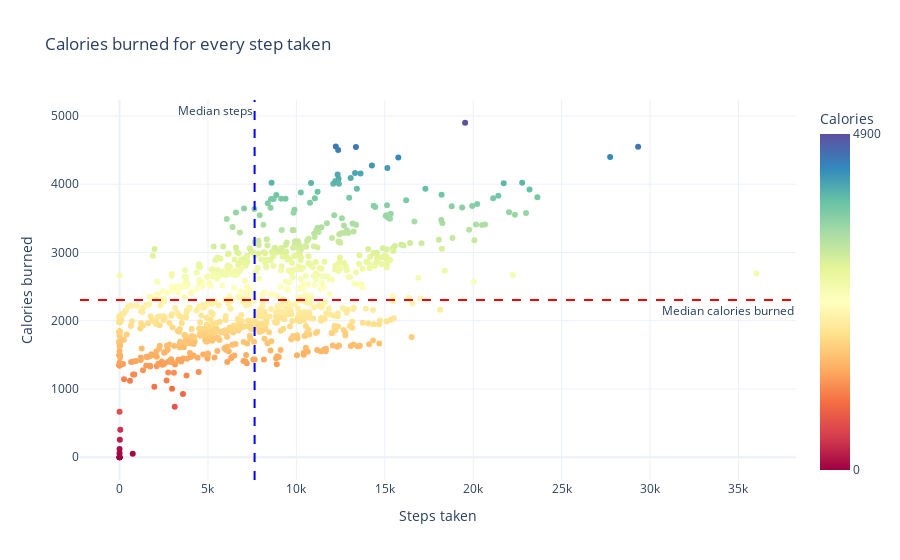

Source (notebook cell):
### Code cell
import plotly.express as px
import pandas as pd

# Assuming df_activity is your DataFrame containing the data

# Create a scatter plot using Plotly Express
fig = px.scatter(df_activity, x="total_steps", y="calories",
                 title="Calories burned for every step taken",
                 labels={"total_steps": "Steps taken", "calories": "Calories burned"},
                 color="calories",
                 color_continuous_scale="Spectral")

# Add annotations and visuals
median_calories = 2303
median_steps = 7637

fig.add_vline(x=median_steps, line_dash="dash", line_color="blue", annotation_text="Median steps",
              annotation_position="top left")

fig.add_hline(y=median_calories, line_dash="dash", line_color="red", annotation_text="Median calories burned",
              annotation_position="bottom right")

# Update layout for better aesthetics
fig.update_layout(
    xaxis_title="Steps taken",
    yaxis_title="Calories burned",
    coloraxis_colorbar=dict(title="Calories", tickvals=[df_activity["calories"].min(), df_activity["calories"].max()]),
    template="plotly_white"
)

# Show the interactive plot
fig.show()

### Figure 1 — Plotly figure (JSON) as saved in the notebook; plotly's stock layout.template omitted (floating-point values rounded to 4 significant figures; data arrays with more than 128 entries replaced by an {"elided": "..."} marker saying what was removed)
{"data": [{"hovertemplate": "Steps taken=%{x}<br>Calories burned=%{marker.color}<extra></extra>", "legendgroup": "", "marker": {"color": {"elided": "940 int values"}, "coloraxis": "coloraxis", "symbol": "circle"}, "mode": "markers", "name": "", "orientation": "v", "showlegend": false, "type": "scatter", "x": {"elided": "940 int values"}, "xaxis": "x", "y": {"elided": "940 int values"}, "yaxis": "y"}], "layout": {"annotations": [{"showarrow": false, "text": "Median steps", "x": 7637, "xanchor": "right", "xref": "x", "y": 1, "yanchor": "top", "yref": "y domain"}, {"showarrow": false, "text": "Median calories burned", "x": 1, "xanchor": "right", "xref": "x domain", "y": 2303, "yanchor": "top", "yref": "y"}], "coloraxis": {"colorbar": {"tickvals": [0, 4900], "title": {"text": "Calories"}}, "colorscale": [[0, "rgb(158,1,66)"], [0.1, "rgb(213,62,79)"], [0.2, "rgb(244,109,67)"], [0.3, "rgb(253,174,97)"], [0.4, "rgb(254,224,139)"], [0.5, "rgb(255,255,191)"], [0.6, "rgb(230,245,152)"], [0.7, "rgb(171,221,164)"], [0.8, "rgb(102,194,165)"], [0.9, "rgb(50,136,189)"], [1, "rgb(94,79,162)"]]}, "legend": {"tracegroupgap": 0}, "shapes": [{"line": {"color": "blue", "dash": "dash"}, "type": "line", "x0": 7637, "x1": 7637, "xref": "x", "y0": 0, "y1": 1, "yref": "y domain"}, {"line": {"color": "red", "dash": "dash"}, "type": "line", "x0": 0, "x1": 1, "xref": "x domain", "y0": 2303, "y1": 2303, "yref": "y"}], "title": {"text": "Calories burned for every step taken"}, "xaxis": {"anchor": "y", "domain": [0, 1], "title": {"text": "Steps taken"}}, "yaxis": {"anchor": "x", "domain": [0, 1], "title": {"text": "Calories burned"}}}}
